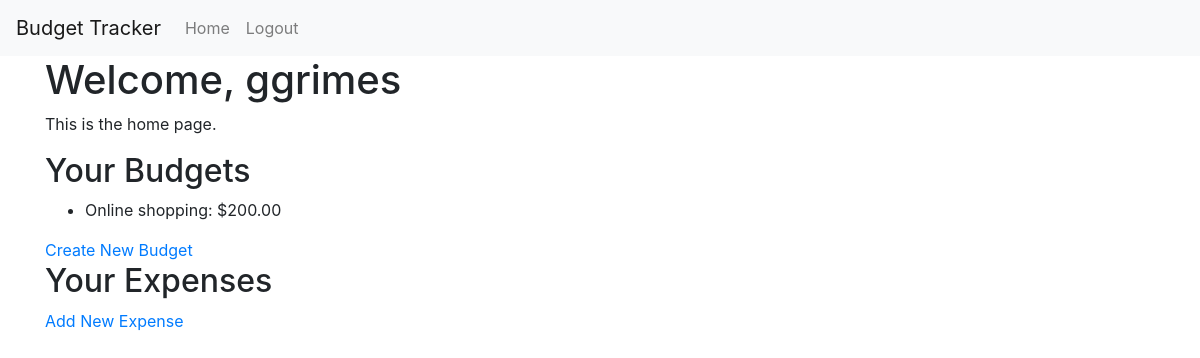
/tracker/ (signed in), run on an earlier commit of the app's database.
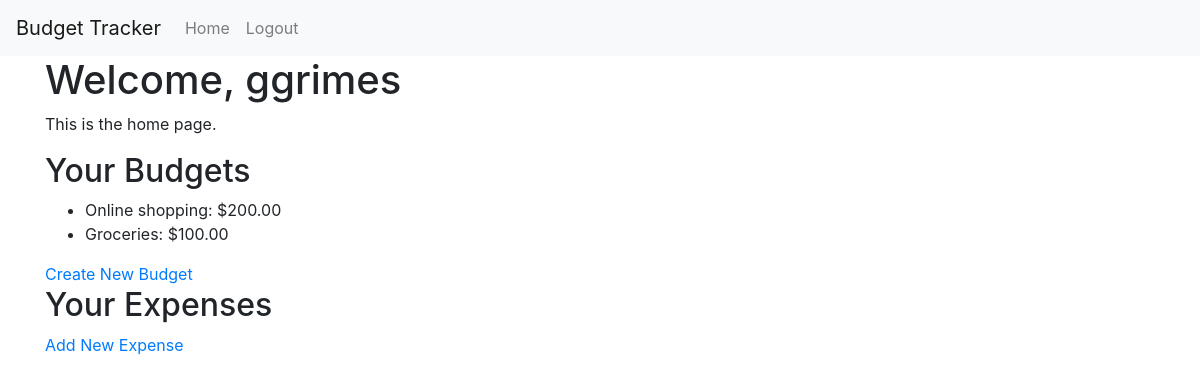
And on a later commit of the database.
### tracker/models.py (models this page shows, shortened)
class Budget(models.Model):
    user = models.ForeignKey(User, on_delete=models.CASCADE)
    name = models.CharField(max_length=100)
    amount = models.DecimalField(max_digits=10, decimal_places=2)
    created_at = models.DateTimeField(auto_now_add=True)

### tracker/views.py (the view)
# urls.py: 2. Add a URL to urlpatterns:  path('', views.home, name='home')
@login_required
def home(request):
    budgets = Budget.objects.filter(user=request.user)
    return render(request, 'tracker/home.html', {'budgets': budgets})

### tracker/templates/tracker/home.html (shortened to what this page needs)
{% extends "tracker/base.html" %}
{% block content %}
<h1>Welcome, {{ user.username }}</h1>
<p>This is the home page.</p>
<h2>Your Budgets</h2>
<ul>
    {% for budget in budgets %}
        <li>{{ budget.name }}: ${{ budget.amount }}</li>
    {% endfor %}
</ul>
<a href="{% url 'create_budget' %}">Create New Budget</a>
<br>
<h2>Your Expenses</h2>
<a href="{% url 'add_expense' %}">Add New Expense</a>
{% endblock %}

What changed in the data, as far as the page shows it:
added Budget: name "Groceries", amount "100.00"
